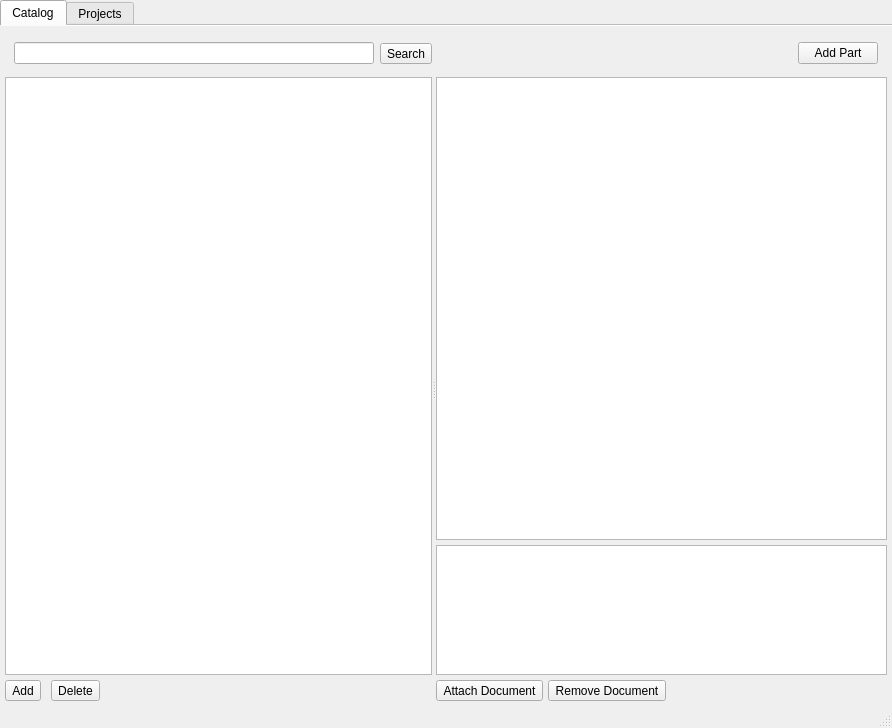
<?xml version="1.0" encoding="UTF-8"?>
<ui version="4.0">
 <class>MainWindow</class>
 <widget class="QMainWindow" name="MainWindow">
  <property name="geometry">
   <rect>
    <x>0</x>
    <y>0</y>
    <width>892</width>
    <height>728</height>
   </rect>
  </property>
  <property name="windowTitle">
   <string>MainWindow</string>
  </property>
  <property name="inputMethodHints">
   <set>Qt::ImhUppercaseOnly</set>
  </property>
  <widget class="QWidget" name="centralwidget">
   <layout class="QVBoxLayout" name="verticalLayout" stretch="0">
    <property name="leftMargin">
     <number>0</number>
    </property>
    <property name="topMargin">
     <number>0</number>
    </property>
    <property name="rightMargin">
     <number>0</number>
    </property>
    <property name="bottomMargin">
     <number>0</number>
    </property>
    <item>
     <widget class="QTabWidget" name="view">
      <property name="minimumSize">
       <size>
        <width>100</width>
        <height>100</height>
       </size>
      </property>
      <property name="tabPosition">
       <enum>QTabWidget::North</enum>
      </property>
      <property name="tabShape">
       <enum>QTabWidget::Rounded</enum>
      </property>
      <property name="currentIndex">
       <number>0</number>
      </property>
      <property name="elideMode">
       <enum>Qt::ElideMiddle</enum>
      </property>
      <property name="usesScrollButtons">
       <bool>false</bool>
      </property>
      <property name="documentMode">
       <bool>true</bool>
      </property>
      <property name="movable">
       <bool>false</bool>
      </property>
      <widget class="QWidget" name="catalog_tab">
       <property name="sizePolicy">
        <sizepolicy hsizetype="MinimumExpanding" vsizetype="MinimumExpanding">
         <horstretch>0</horstretch>
         <verstretch>0</verstretch>
        </sizepolicy>
       </property>
       <property name="minimumSize">
        <size>
         <width>886</width>
         <height>0</height>
        </size>
       </property>
       <property name="inputMethodHints">
        <set>Qt::ImhSensitiveData</set>
       </property>
       <attribute name="title">
        <string>Catalog</string>
       </attribute>
       <layout class="QVBoxLayout" name="verticalLayout_5" stretch="0,0">
        <property name="sizeConstraint">
         <enum>QLayout::SetMinimumSize</enum>
        </property>
        <property name="leftMargin">
         <number>5</number>
        </property>
        <property name="topMargin">
         <number>5</number>
        </property>
        <property name="rightMargin">
         <number>5</number>
        </property>
        <property name="bottomMargin">
         <number>5</number>
        </property>
        <item>
         <widget class="QWidget" name="command_frame" native="true">
          <property name="sizePolicy">
           <sizepolicy hsizetype="Preferred" vsizetype="Fixed">
            <horstretch>0</horstretch>
            <verstretch>0</verstretch>
           </sizepolicy>
          </property>
          <property name="minimumSize">
           <size>
            <width>0</width>
            <height>40</height>
           </size>
          </property>
          <property name="baseSize">
           <size>
            <width>0</width>
            <height>50</height>
           </size>
          </property>
          <layout class="QHBoxLayout" name="horizontalLayout_2">
           <property name="topMargin">
            <number>5</number>
           </property>
           <property name="bottomMargin">
            <number>0</number>
           </property>
           <item>
            <widget class="QLineEdit" name="lineEdit"/>
           </item>
           <item>
            <widget class="QToolButton" name="toolButton_2">
             <property name="text">
              <string>Search</string>
             </property>
             <property name="icon">
              <iconset resource="../resources/resources.qrc">
               <normaloff>:/icons/search.png</normaloff>:/icons/search.png</iconset>
             </property>
            </widget>
           </item>
           <item>
            <spacer name="horizontalSpacer">
             <property name="orientation">
              <enum>Qt::Horizontal</enum>
             </property>
             <property name="sizeHint" stdset="0">
              <size>
               <width>343</width>
               <height>20</height>
              </size>
             </property>
            </spacer>
           </item>
           <item>
            <widget class="QPushButton" name="pushButton_3">
             <property name="text">
              <string>Add Part</string>
             </property>
            </widget>
           </item>
          </layout>
         </widget>
        </item>
        <item>
         <widget class="QSplitter" name="selector_split">
          <property name="sizePolicy">
           <sizepolicy hsizetype="Preferred" vsizetype="Preferred">
            <horstretch>0</horstretch>
            <verstretch>0</verstretch>
           </sizepolicy>
          </property>
          <property name="orientation">
           <enum>Qt::Horizontal</enum>
          </property>
          <property name="opaqueResize">
           <bool>true</bool>
          </property>
          <widget class="QWidget" name="verticalLayoutWidget">
           <layout class="QVBoxLayout" name="selector_frame" stretch="0,0">
            <property name="spacing">
             <number>5</number>
            </property>
            <property name="sizeConstraint">
             <enum>QLayout::SetMinimumSize</enum>
            </property>
            <item>
             <widget class="QTreeView" name="types_tree_view">
              <property name="sizePolicy">
               <sizepolicy hsizetype="Expanding" vsizetype="Preferred">
                <horstretch>1</horstretch>
                <verstretch>1</verstretch>
               </sizepolicy>
              </property>
              <property name="minimumSize">
               <size>
                <width>200</width>
                <height>0</height>
               </size>
              </property>
              <property name="maximumSize">
               <size>
                <width>16777215</width>
                <height>16777215</height>
               </size>
              </property>
              <property name="baseSize">
               <size>
                <width>200</width>
                <height>0</height>
               </size>
              </property>
              <property name="showDropIndicator" stdset="0">
               <bool>false</bool>
              </property>
              <property name="rootIsDecorated">
               <bool>false</bool>
              </property>
              <property name="headerHidden">
               <bool>true</bool>
              </property>
             </widget>
            </item>
            <item>
             <layout class="QGridLayout" name="gridLayout">
              <property name="bottomMargin">
               <number>0</number>
              </property>
              <item row="0" column="3">
               <spacer name="horizontalSpacer_2">
                <property name="orientation">
                 <enum>Qt::Horizontal</enum>
                </property>
                <property name="sizeHint" stdset="0">
                 <size>
                  <width>40</width>
                  <height>20</height>
                 </size>
                </property>
               </spacer>
              </item>
              <item row="0" column="0">
               <widget class="QToolButton" name="addTypeBtn">
                <property name="enabled">
                 <bool>true</bool>
                </property>
                <property name="text">
                 <string>Add</string>
                </property>
               </widget>
              </item>
              <item row="0" column="1">
               <spacer name="horizontalSpacer_3">
                <property name="orientation">
                 <enum>Qt::Horizontal</enum>
                </property>
                <property name="sizeType">
                 <enum>QSizePolicy::Minimum</enum>
                </property>
                <property name="sizeHint" stdset="0">
                 <size>
                  <width>5</width>
                  <height>20</height>
                 </size>
                </property>
               </spacer>
              </item>
              <item row="0" column="2">
               <widget class="QToolButton" name="delTypeBtn">
                <property name="text">
                 <string>Delete</string>
                </property>
               </widget>
              </item>
             </layout>
            </item>
           </layout>
          </widget>
          <widget class="QWidget" name="layoutWidget">
           <layout class="QVBoxLayout" name="data_frame" stretch="1,0,0">
            <property name="spacing">
             <number>5</number>
            </property>
            <property name="sizeConstraint">
             <enum>QLayout::SetDefaultConstraint</enum>
            </property>
            <property name="bottomMargin">
             <number>0</number>
            </property>
            <item>
             <widget class="QTableView" name="parts_tbl_view">
              <property name="sizePolicy">
               <sizepolicy hsizetype="Preferred" vsizetype="Preferred">
                <horstretch>1</horstretch>
                <verstretch>1</verstretch>
               </sizepolicy>
              </property>
              <property name="sizeIncrement">
               <size>
                <width>0</width>
                <height>0</height>
               </size>
              </property>
              <property name="autoFillBackground">
               <bool>true</bool>
              </property>
              <property name="frameShape">
               <enum>QFrame::StyledPanel</enum>
              </property>
              <property name="frameShadow">
               <enum>QFrame::Sunken</enum>
              </property>
             </widget>
            </item>
            <item>
             <layout class="QHBoxLayout" name="horizontalLayout_3" stretch="1">
              <property name="bottomMargin">
               <number>0</number>
              </property>
              <item>
               <widget class="QListView" name="listView">
                <property name="sizePolicy">
                 <sizepolicy hsizetype="Expanding" vsizetype="Fixed">
                  <horstretch>0</horstretch>
                  <verstretch>0</verstretch>
                 </sizepolicy>
                </property>
                <property name="minimumSize">
                 <size>
                  <width>0</width>
                  <height>100</height>
                 </size>
                </property>
                <property name="maximumSize">
                 <size>
                  <width>16777215</width>
                  <height>130</height>
                 </size>
                </property>
                <property name="dragDropMode">
                 <enum>QAbstractItemView::NoDragDrop</enum>
                </property>
                <property name="horizontalScrollMode">
                 <enum>QAbstractItemView::ScrollPerItem</enum>
                </property>
                <property name="flow">
                 <enum>QListView::LeftToRight</enum>
                </property>
                <property name="resizeMode">
                 <enum>QListView::Adjust</enum>
                </property>
                <property name="viewMode">
                 <enum>QListView::ListMode</enum>
                </property>
                <property name="uniformItemSizes">
                 <bool>true</bool>
                </property>
               </widget>
              </item>
             </layout>
            </item>
            <item>
             <layout class="QGridLayout" name="gridLayout_2">
              <property name="bottomMargin">
               <number>0</number>
              </property>
              <item row="0" column="0">
               <widget class="QToolButton" name="toolButton_3">
                <property name="text">
                 <string>Attach Document</string>
                </property>
               </widget>
              </item>
              <item row="0" column="1">
               <widget class="QToolButton" name="toolButton">
                <property name="text">
                 <string>Remove Document</string>
                </property>
               </widget>
              </item>
              <item row="0" column="2">
               <spacer name="horizontalSpacer_4">
                <property name="orientation">
                 <enum>Qt::Horizontal</enum>
                </property>
                <property name="sizeHint" stdset="0">
                 <size>
                  <width>40</width>
                  <height>20</height>
                 </size>
                </property>
               </spacer>
              </item>
             </layout>
            </item>
           </layout>
          </widget>
         </widget>
        </item>
       </layout>
      </widget>
      <widget class="QWidget" name="project_tab">
       <attribute name="title">
        <string>Projects</string>
       </attribute>
       <layout class="QHBoxLayout" name="horizontalLayout">
        <item>
         <widget class="QSplitter" name="splitter_2">
          <property name="orientation">
           <enum>Qt::Horizontal</enum>
          </property>
          <widget class="QTreeView" name="projects_tree"/>
          <widget class="QSplitter" name="splitter">
           <property name="orientation">
            <enum>Qt::Vertical</enum>
           </property>
           <widget class="QTableView" name="tableView"/>
           <widget class="QFrame" name="frame">
            <property name="frameShape">
             <enum>QFrame::StyledPanel</enum>
            </property>
            <property name="frameShadow">
             <enum>QFrame::Raised</enum>
            </property>
           </widget>
          </widget>
         </widget>
        </item>
       </layout>
      </widget>
     </widget>
    </item>
   </layout>
  </widget>
  <widget class="QMenuBar" name="menubar">
   <property name="geometry">
    <rect>
     <x>0</x>
     <y>0</y>
     <width>892</width>
     <height>24</height>
    </rect>
   </property>
  </widget>
  <widget class="QStatusBar" name="statusbar"/>
 </widget>
 <resources>
  <include location="../resources/resources.qrc"/>
 </resources>
 <connections/>
</ui>
